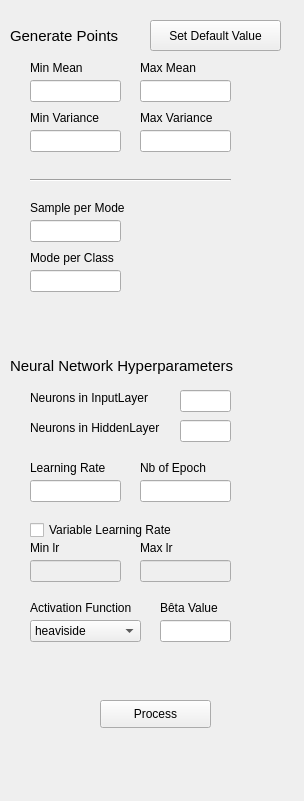
<?xml version="1.0" encoding="UTF-8"?>
<ui version="4.0">
 <class>Form</class>
 <widget class="QWidget" name="Form">
  <property name="geometry">
   <rect>
    <x>0</x>
    <y>0</y>
    <width>304</width>
    <height>801</height>
   </rect>
  </property>
  <property name="windowTitle">
   <string>Form</string>
  </property>
  <widget class="QLineEdit" name="lineEdit_meanMin">
   <property name="geometry">
    <rect>
     <x>30</x>
     <y>80</y>
     <width>91</width>
     <height>22</height>
    </rect>
   </property>
  </widget>
  <widget class="QLineEdit" name="lineEdit_meanMax">
   <property name="geometry">
    <rect>
     <x>140</x>
     <y>80</y>
     <width>91</width>
     <height>22</height>
    </rect>
   </property>
  </widget>
  <widget class="QLabel" name="label">
   <property name="geometry">
    <rect>
     <x>140</x>
     <y>60</y>
     <width>61</width>
     <height>16</height>
    </rect>
   </property>
   <property name="text">
    <string>Max Mean</string>
   </property>
  </widget>
  <widget class="QLabel" name="label_2">
   <property name="geometry">
    <rect>
     <x>30</x>
     <y>60</y>
     <width>61</width>
     <height>16</height>
    </rect>
   </property>
   <property name="text">
    <string>Min Mean</string>
   </property>
  </widget>
  <widget class="QLineEdit" name="lineEdit_varMin">
   <property name="geometry">
    <rect>
     <x>30</x>
     <y>130</y>
     <width>91</width>
     <height>22</height>
    </rect>
   </property>
  </widget>
  <widget class="QLabel" name="label_3">
   <property name="geometry">
    <rect>
     <x>140</x>
     <y>110</y>
     <width>81</width>
     <height>16</height>
    </rect>
   </property>
   <property name="text">
    <string>Max Variance</string>
   </property>
  </widget>
  <widget class="QLineEdit" name="lineEdit_varMax">
   <property name="geometry">
    <rect>
     <x>140</x>
     <y>130</y>
     <width>91</width>
     <height>22</height>
    </rect>
   </property>
  </widget>
  <widget class="QLabel" name="label_4">
   <property name="geometry">
    <rect>
     <x>30</x>
     <y>110</y>
     <width>81</width>
     <height>16</height>
    </rect>
   </property>
   <property name="text">
    <string>Min Variance</string>
   </property>
  </widget>
  <widget class="QLabel" name="label_5">
   <property name="geometry">
    <rect>
     <x>30</x>
     <y>250</y>
     <width>101</width>
     <height>16</height>
    </rect>
   </property>
   <property name="text">
    <string>Mode per Class</string>
   </property>
  </widget>
  <widget class="QLineEdit" name="lineEdit_modePerClass">
   <property name="geometry">
    <rect>
     <x>30</x>
     <y>270</y>
     <width>91</width>
     <height>22</height>
    </rect>
   </property>
   <property name="text">
    <string/>
   </property>
  </widget>
  <widget class="QLabel" name="label_6">
   <property name="geometry">
    <rect>
     <x>30</x>
     <y>200</y>
     <width>111</width>
     <height>16</height>
    </rect>
   </property>
   <property name="text">
    <string>Sample per Mode</string>
   </property>
  </widget>
  <widget class="QLineEdit" name="lineEdit_samplePerMode">
   <property name="geometry">
    <rect>
     <x>30</x>
     <y>220</y>
     <width>91</width>
     <height>22</height>
    </rect>
   </property>
   <property name="text">
    <string/>
   </property>
  </widget>
  <widget class="QPushButton" name="pushButton">
   <property name="geometry">
    <rect>
     <x>100</x>
     <y>700</y>
     <width>111</width>
     <height>28</height>
    </rect>
   </property>
   <property name="text">
    <string>Process</string>
   </property>
  </widget>
  <widget class="Line" name="line">
   <property name="geometry">
    <rect>
     <x>30</x>
     <y>170</y>
     <width>201</width>
     <height>20</height>
    </rect>
   </property>
   <property name="orientation">
    <enum>Qt::Horizontal</enum>
   </property>
  </widget>
  <widget class="QPushButton" name="defaultValueButton">
   <property name="geometry">
    <rect>
     <x>150</x>
     <y>20</y>
     <width>131</width>
     <height>31</height>
    </rect>
   </property>
   <property name="text">
    <string>Set Default Value</string>
   </property>
  </widget>
  <widget class="QLabel" name="label_7">
   <property name="geometry">
    <rect>
     <x>10</x>
     <y>20</y>
     <width>141</width>
     <height>31</height>
    </rect>
   </property>
   <property name="sizePolicy">
    <sizepolicy hsizetype="Preferred" vsizetype="Preferred">
     <horstretch>0</horstretch>
     <verstretch>0</verstretch>
    </sizepolicy>
   </property>
   <property name="font">
    <font>
     <pointsize>11</pointsize>
    </font>
   </property>
   <property name="text">
    <string>Generate Points</string>
   </property>
  </widget>
  <widget class="QLabel" name="label_8">
   <property name="geometry">
    <rect>
     <x>10</x>
     <y>350</y>
     <width>281</width>
     <height>31</height>
    </rect>
   </property>
   <property name="sizePolicy">
    <sizepolicy hsizetype="Preferred" vsizetype="Preferred">
     <horstretch>0</horstretch>
     <verstretch>0</verstretch>
    </sizepolicy>
   </property>
   <property name="font">
    <font>
     <pointsize>11</pointsize>
    </font>
   </property>
   <property name="text">
    <string>Neural Network Hyperparameters</string>
   </property>
  </widget>
  <widget class="QLineEdit" name="lineEdit_nbOfEpoch">
   <property name="geometry">
    <rect>
     <x>140</x>
     <y>480</y>
     <width>91</width>
     <height>22</height>
    </rect>
   </property>
  </widget>
  <widget class="QLabel" name="label_9">
   <property name="geometry">
    <rect>
     <x>140</x>
     <y>460</y>
     <width>71</width>
     <height>16</height>
    </rect>
   </property>
   <property name="text">
    <string>Nb of Epoch</string>
   </property>
  </widget>
  <widget class="QLineEdit" name="lineEdit_lr">
   <property name="geometry">
    <rect>
     <x>30</x>
     <y>480</y>
     <width>91</width>
     <height>22</height>
    </rect>
   </property>
  </widget>
  <widget class="QLabel" name="label_10">
   <property name="geometry">
    <rect>
     <x>30</x>
     <y>460</y>
     <width>81</width>
     <height>16</height>
    </rect>
   </property>
   <property name="text">
    <string>Learning Rate</string>
   </property>
  </widget>
  <widget class="QComboBox" name="comboBoxActFunc">
   <property name="geometry">
    <rect>
     <x>30</x>
     <y>620</y>
     <width>111</width>
     <height>22</height>
    </rect>
   </property>
   <property name="editable">
    <bool>false</bool>
   </property>
   <item>
    <property name="text">
     <string>heaviside</string>
    </property>
   </item>
   <item>
    <property name="text">
     <string>logistic</string>
    </property>
   </item>
   <item>
    <property name="text">
     <string>sin</string>
    </property>
   </item>
   <item>
    <property name="text">
     <string>tanh</string>
    </property>
   </item>
   <item>
    <property name="text">
     <string>sign</string>
    </property>
   </item>
   <item>
    <property name="text">
     <string>relu</string>
    </property>
   </item>
   <item>
    <property name="text">
     <string>leaky relu</string>
    </property>
   </item>
  </widget>
  <widget class="QLabel" name="label_11">
   <property name="geometry">
    <rect>
     <x>30</x>
     <y>600</y>
     <width>111</width>
     <height>16</height>
    </rect>
   </property>
   <property name="text">
    <string>Activation Function</string>
   </property>
  </widget>
  <widget class="QLineEdit" name="lineEdit_betaValue">
   <property name="geometry">
    <rect>
     <x>160</x>
     <y>620</y>
     <width>71</width>
     <height>22</height>
    </rect>
   </property>
  </widget>
  <widget class="QLabel" name="label_betaValue">
   <property name="geometry">
    <rect>
     <x>160</x>
     <y>600</y>
     <width>71</width>
     <height>16</height>
    </rect>
   </property>
   <property name="text">
    <string>Bêta Value</string>
   </property>
  </widget>
  <widget class="QCheckBox" name="checkBox_variableLr">
   <property name="geometry">
    <rect>
     <x>30</x>
     <y>520</y>
     <width>161</width>
     <height>20</height>
    </rect>
   </property>
   <property name="text">
    <string>Variable Learning Rate</string>
   </property>
  </widget>
  <widget class="QLineEdit" name="lineEdit_maxLr">
   <property name="enabled">
    <bool>false</bool>
   </property>
   <property name="geometry">
    <rect>
     <x>140</x>
     <y>560</y>
     <width>91</width>
     <height>22</height>
    </rect>
   </property>
  </widget>
  <widget class="QLabel" name="label_maxLr">
   <property name="geometry">
    <rect>
     <x>140</x>
     <y>540</y>
     <width>71</width>
     <height>16</height>
    </rect>
   </property>
   <property name="text">
    <string>Max lr</string>
   </property>
  </widget>
  <widget class="QLabel" name="label_minLr">
   <property name="geometry">
    <rect>
     <x>30</x>
     <y>540</y>
     <width>81</width>
     <height>16</height>
    </rect>
   </property>
   <property name="text">
    <string>Min lr</string>
   </property>
  </widget>
  <widget class="QLineEdit" name="lineEdit_minLr">
   <property name="enabled">
    <bool>false</bool>
   </property>
   <property name="geometry">
    <rect>
     <x>30</x>
     <y>560</y>
     <width>91</width>
     <height>22</height>
    </rect>
   </property>
  </widget>
  <widget class="QLineEdit" name="lineEdit_nbNeuronsInput">
   <property name="geometry">
    <rect>
     <x>180</x>
     <y>390</y>
     <width>51</width>
     <height>22</height>
    </rect>
   </property>
  </widget>
  <widget class="QLabel" name="label_12">
   <property name="geometry">
    <rect>
     <x>30</x>
     <y>390</y>
     <width>131</width>
     <height>16</height>
    </rect>
   </property>
   <property name="text">
    <string>Neurons in InputLayer</string>
   </property>
  </widget>
  <widget class="QLineEdit" name="lineEdit_nbNeuronsHidden">
   <property name="geometry">
    <rect>
     <x>180</x>
     <y>420</y>
     <width>51</width>
     <height>22</height>
    </rect>
   </property>
  </widget>
  <widget class="QLabel" name="label_13">
   <property name="geometry">
    <rect>
     <x>30</x>
     <y>420</y>
     <width>151</width>
     <height>16</height>
    </rect>
   </property>
   <property name="text">
    <string>Neurons in HiddenLayer</string>
   </property>
  </widget>
 </widget>
 <resources/>
 <connections/>
</ui>
